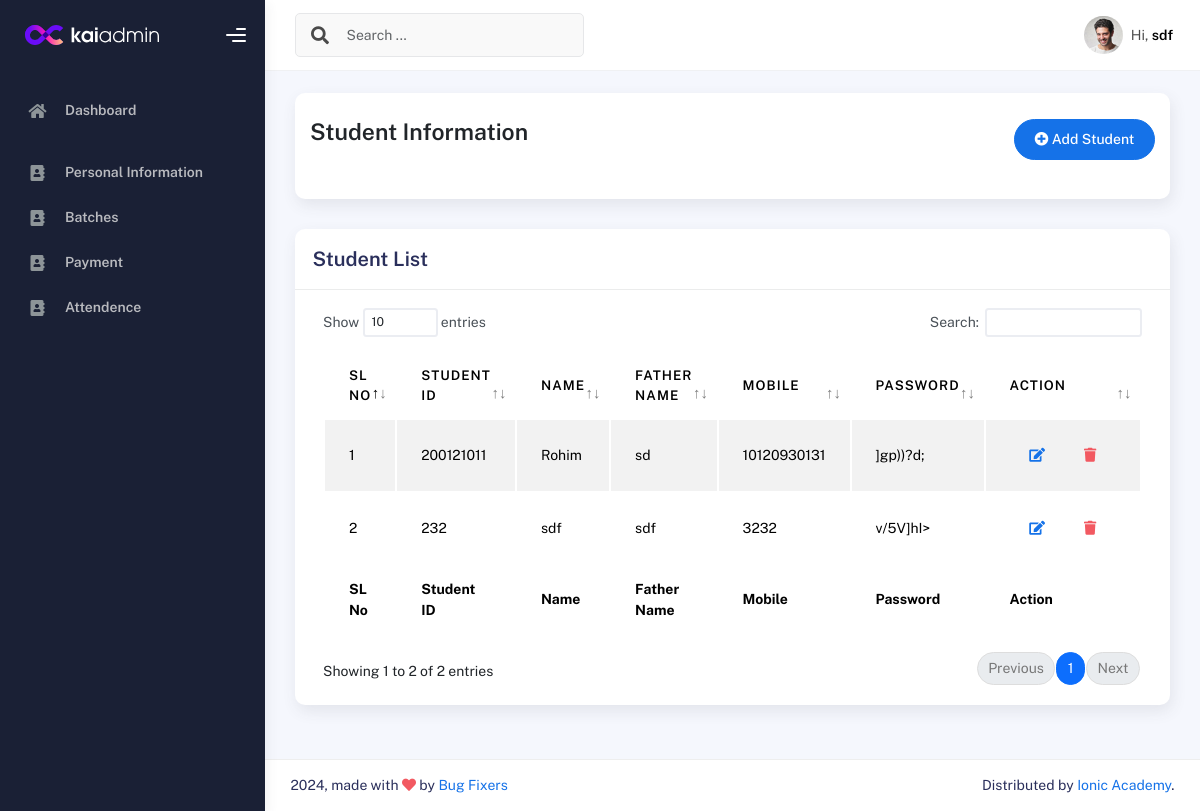
Screenshot of /studentList/ (signed in) with the database file from the repository.
### IMSapp/models.py (models this page shows, shortened)
class IMSUserModel(AbstractUser):
    USERTYPE=[
        ('Authority','Authority'),
        ('Student','Student'),
        ('Teacher','Teacher'),
        ('Staff','Staff'),
    ]
    UserType=models.CharField(choices=USERTYPE,max_length=100, null=True)

class StudentModel(models.Model):
    Imsuser=models.OneToOneField(IMSUserModel,on_delete=models.CASCADE,related_name='studentinfo',null=True)
    StudentID=models.CharField(max_length=100,null=True)
    StudentName=models.CharField(max_length=100,null=True)
    StudentPhoto=models.ImageField(upload_to='media/studentPhoto',null=True)
    AdmissionDate=models.DateField(auto_now_add=True,null=True)
    EducationalQualification=models.CharField(max_length=100,null=True)
    LinkedInLink =models.CharField(max_length=150,null=True)
    GithubLink =models.CharField(max_length=150,null=True)
    FacebookLink =models.CharField(max_length=150,null=True)

class PersonalInfoModel(models.Model):
    Imsuser=models.OneToOneField(IMSUserModel,on_delete=models.CASCADE,related_name='personalinfo',null=True)
    Password=models.CharField(max_length=100,null=True)
    FatherName=models.CharField(max_length=100,null=True)
    MotherName=models.CharField(max_length=100,null=True)
    Religion=models.CharField(max_length=100,null=True)
    DOB=models.DateField(null=True)
    GENDER=[
        ('Male','Male'),
        ('Female','Female'),
        ('Other','Other'),
    ]
    Gender=models.CharField(choices=GENDER,max_length=100,null=True)
    Mobile=models.CharField(max_length=100,null=True)
    EmergencyContact=models.CharField(max_length=100,null=True)
    PresentAddress=models.CharField(max_length=100,null=True)
    PermanentAddress=models.CharField(max_length=100,null=True)

### IMSapp/studentviews.py (the view)
# urls.py: path('studentList/',studentlist,name="studentList"),
@login_required
def studentlist(request):
    studentdata = StudentModel.objects.all()
    personaldata = PersonalInfoModel.objects.all()
    combined_data = []
    for student in studentdata:
        personal_info = personaldata.filter(Imsuser=student.Imsuser).first()
        combined_data.append({
            'student': student,
            'personal_info': personal_info
        })
    context = {
        'combined_data': combined_data,
        'studentdata': studentdata
    }
    return render(request,'students/studentlist.html',context)

### IMSapp/templates/students/studentlist.html (shortened to what this page needs)
{% extends "profilemaster/master.html" %}
{% block content %}
<div class="col-sm-12 col-md-12">
    <div class="card card-stats card-round">
        <div class="card-body">
            <div class="d-flex align-items-left align-items-md-center flex-column flex-md-row pt-2 pb-4">
                <div>
                    <h3 class="fw-bold mb-3">Student Information</h3>
                </div>
                <div class="ms-md-auto py-2 py-md-0">
                    <a href="{% url 'addstudent' %}" class="btn btn-primary btn-round"><i class="fas fa-plus-circle"></i> Add Student</a>
                </div>
            </div>
        </div>
    </div>
</div>
<div class="col-md-12">
    <div class="card">
      <div class="card-header">
        <h4 class="card-title">Student List</h4>
      </div>
      <div class="card-body">
        <div class="table-responsive">
          <table id="basic-datatables" class="display table table-striped table-hover">
            <thead>
              <tr>
                <th>SL No</th>
                <th>Student ID</th>
                <th>Name</th>
                <th>Father Name</th>
                <th>Mobile</th>
                <th>Password</th>
                <th>Action</th>
              </tr>
            </thead>
            <tfoot>
              <tr>
                <th>SL No</th>
                <th>Student ID</th>
                <th>Name</th>
                <th>Father Name</th>
                <th>Mobile</th>
                <th>Password</th>
                <th>Action</th>
              </tr>
            </tfoot>
            <tbody>
              {% for i in studentdata %}
                <tr>
                  <td>{{forloop.counter}}</td>
                  <td>{{i.StudentID}}</td>
                  <td>{{i.StudentName}}</td>
                  <td>{{i.Imsuser.personalinfo.FatherName}}</td>
                  <td>{{i.Imsuser.personalinfo.Mobile}}</td>
                  <td>{{i.Imsuser.personalinfo.Password}}</td>
                  <td>
                    <div class="form-button-action">
                      <a href="{% url 'editstudent' i.id %}" class="btn btn-link btn-primary btn-md">
                        <i class="fa fa-edit"></i>
                      </a>
                      <a href="{% url 'deletestudent' i.id %}" class="btn btn-link btn-danger btn-md">
                        <i class="fa fa-trash"></i>
                      </a>
                    </div>
                  </td>
                </tr>
              {% endfor %}
            </tbody>
          </table>
        </div>
      </div>
    </div>
  </div>
{% endblock content %}

### IMSapp/templates/profilemaster/header.html (shortened to what this page needs)
{% load static %}
<div class="main-header">
    <nav class="navbar navbar-header navbar-header-transparent navbar-expand-lg border-bottom">
      <div class="container-fluid">
        <nav class="navbar navbar-header-left navbar-expand-lg navbar-form nav-search p-0 d-none d-lg-flex">
          <div class="input-group">
            <div class="input-group-prepend">
              <button type="submit" class="btn btn-search pe-1">
                <i class="fa fa-search search-icon"></i>
              </button>
            </div>
            <input type="text" placeholder="Search ..." class="form-control" />
          </div>
        </nav>
        <ul class="navbar-nav topbar-nav ms-md-auto align-items-center">
          <li class="nav-item topbar-user dropdown hidden-caret">
            <a class="dropdown-toggle profile-pic" data-bs-toggle="dropdown" href="#" aria-expanded="false">
              <div class="avatar-sm">
                <img src="{% static 'profileassets/img/profile.jpg' %}" alt="..." class="avatar-img rounded-circle" />
              </div>
              <span class="profile-username">
                <span class="op-7">Hi,</span>
                <span class="fw-bold">{{user.studentinfo.StudentName}}</span>
              </span>
            </a>
          </li>
        </ul>
      </div>
    </nav>
  </div>

### rows the page displays
IMSUserModel: studentinfo.StudentName "sdf"
StudentModel: StudentID "200121011", StudentName "Rohim", Imsuser.personalinfo.FatherName "sd", Imsuser.personalinfo.Mobile "10120930131", Imsuser.personalinfo.Password "]gp))?d;"
StudentModel: StudentID "232", StudentName "sdf", Imsuser.personalinfo.FatherName "sdf", Imsuser.personalinfo.Mobile "3232", Imsuser.personalinfo.Password "v/5V]hI>"
